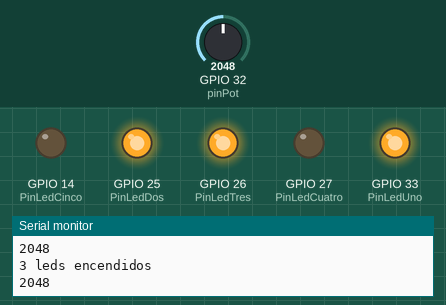
The sketch below on a simulated ESP32. Shown: output pins drawn as LEDs (lit = HIGH), the last lines printed to the serial monitor. The test bench sets the inputs (shaded band); at power-on: GPIO 32 (pinPot) = 2048.

Above: at 1.8 s.
1.9 s: GPIO 32 (pinPot) set to 1680
3.4 s: GPIO 32 (pinPot) set to 1569
At 4.9 s:
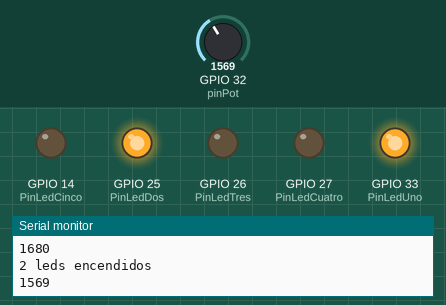
5.5 s: GPIO 32 (pinPot) set to 846
7.2 s: GPIO 32 (pinPot) set to 781
At 9.2 s:
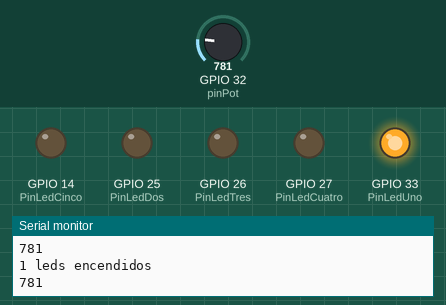
9.5 s: GPIO 32 (pinPot) set to 0
At 10.8 s:
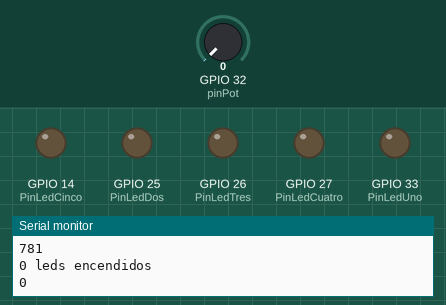
11.5 s: GPIO 32 (pinPot) set to 491
At 12.3 s:
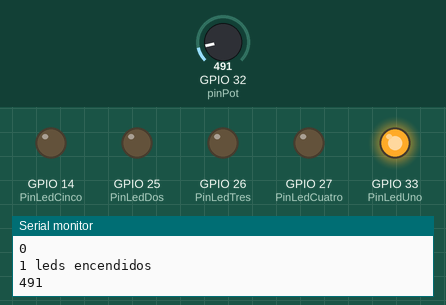
Timing chart, 0 to 14.5 s (numbered marks = the images above; inputs shaded):
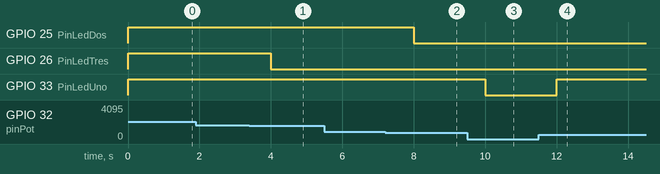

Measured:
- the behaviour switches between 1639 and 1638 on GPIO 32 (pinPot) (found by bisection; images 0 and 1)
- the behaviour switches between 819 and 818 on GPIO 32 (pinPot) (found by bisection; images 1 and 2)
- after the input at 3.4 s, GPIO 26 (PinLedTres): HIGH → LOW after 0.60 s
- after the input at 7.2 s, GPIO 25 (PinLedDos): HIGH → LOW after 0.80 s
- after the input at 9.5 s, GPIO 33 (PinLedUno): HIGH → LOW after 0.50 s
- after the input at 11.5 s, GPIO 33 (PinLedUno): LOW → HIGH after 0.50 s

The sketch:

circuito02.ino
```cpp
// Este programa enciende una barra de leds dependiendo del voltaje administrado por un potenciometro
//A traves de una conversion analogo-digital por el ADC del pin 32 al que se conectara el potenciometro

//Definicion de variables y pines a ocupar de la tarjeta ESP32
const int pinPot = 32;
const int PinLedUno = 33;
const int PinLedDos = 25;
const int PinLedTres = 26;
const int PinLedCuatro = 27;
const int PinLedCinco = 14;
int iAnalog;
int estado;

void setup() {
  // Configuración de monitor serial y de pines de los leds como salida
  Serial.begin(9600);
  pinMode (PinLedUno, OUTPUT);
  pinMode (PinLedDos, OUTPUT);
  pinMode (PinLedTres, OUTPUT);
  pinMode (PinLedCuatro, OUTPUT);
  pinMode (PinLedCinco, OUTPUT);
}

void loop() {
  //codigo main:
  iAnalog = analogRead(pinPot); //lectura del valor de voltaje del potenciomentro

  //Sentencias para asignarle un estado a la entrada iAnalog
  if (iAnalog == 0){ estado = 0; }
  if ((iAnalog >= 1) && (iAnalog <= 818)){ estado = 1; }
  if ((iAnalog >= 819) && (iAnalog <= 1638)){ estado = 2; }
  if ((iAnalog >= 1639) && (iAnalog <= 2458)){ estado = 3; }
  if ((iAnalog >= 2459) && (iAnalog <= 3278)){ estado = 4; }
  if ((iAnalog >= 3279) && (iAnalog <= 4095)){ estado = 5; }

  //dependiendo del estado se prenderan los leds
  switch (estado) {
    case 0:
      digitalWrite(PinLedUno,LOW);
      digitalWrite(PinLedDos,LOW);
      digitalWrite(PinLedTres,LOW);
      digitalWrite(PinLedCuatro,LOW);
      digitalWrite(PinLedCinco,LOW);
      Serial.println("0 leds encendidos");
      break;
    case 1:
      digitalWrite(PinLedUno,HIGH);
      digitalWrite(PinLedDos,LOW);
      digitalWrite(PinLedTres,LOW);
      digitalWrite(PinLedCuatro,LOW);
      digitalWrite(PinLedCinco,LOW);
      Serial.println("1 leds encendidos");
      break;
    case 2:
      digitalWrite(PinLedUno,HIGH);
      digitalWrite(PinLedDos,HIGH);
      digitalWrite(PinLedTres,LOW);
      digitalWrite(PinLedCuatro,LOW);
      digitalWrite(PinLedCinco,LOW);
      Serial.println("2 leds encendidos");
      break;
    case 3:
      digitalWrite(PinLedUno,HIGH);
      digitalWrite(PinLedDos,HIGH);
      digitalWrite(PinLedTres,HIGH);
      digitalWrite(PinLedCuatro,LOW);
      digitalWrite(PinLedCinco,LOW);
      Serial.println("3 leds encendidos");
      break;
    case 4:
      digitalWrite(PinLedUno,HIGH);
      digitalWrite(PinLedDos,HIGH);
      digitalWrite(PinLedTres,HIGH);
      digitalWrite(PinLedCuatro,HIGH);
      digitalWrite(PinLedCinco,LOW);
      Serial.println("4 leds encendidos");
      break;
    case 5:
      digitalWrite(PinLedUno,HIGH);
      digitalWrite(PinLedDos,HIGH);
      digitalWrite(PinLedTres,HIGH);
      digitalWrite(PinLedCuatro,HIGH);
      digitalWrite(PinLedCinco,HIGH);
      Serial.println("5 leds encendidos");
      break;
    default:
      Serial.println("Aún no hay nada");
      break;
  }
  Serial.println(iAnalog);
  delay(1000);
}
```
